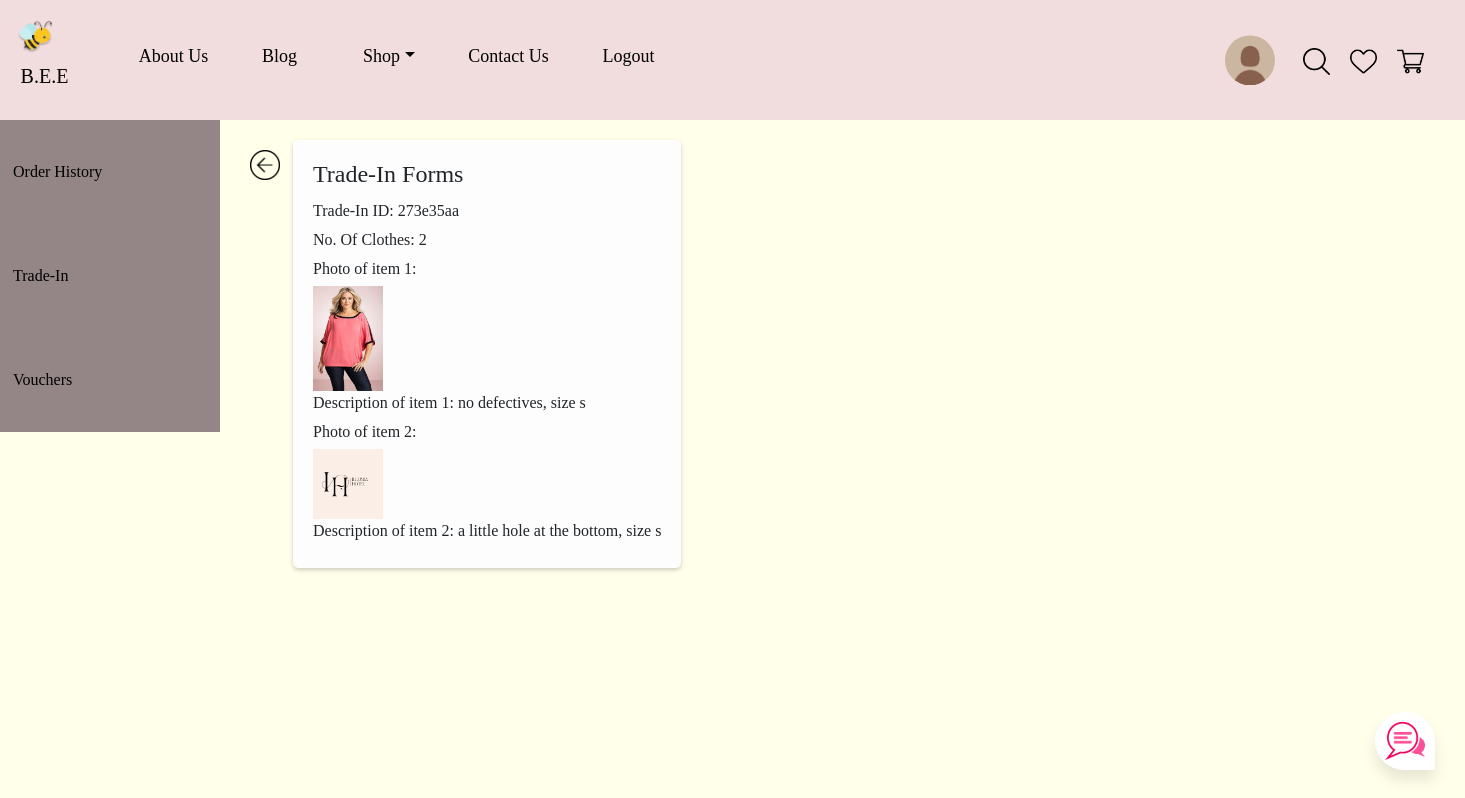
Page /user_retrieveform/273e35aa (signed in) on the committed database.
### tables this page shows
CREATE TABLE tradeinform (username VARCHAR(255) NOT NULL, no_of_clothes INT, tradein_pic LONGBLOB, description TEXT, datetime INT NOT NULL DEFAULT CURRENT_TIMESTAMP, tradein_id STRING);

### app.py (the view)
@app.route('/user_retrieveform/<tradein_id>')
@login_required
def user_retrieveform(tradein_id):
    con = sqlite3.connect('database.db')
    con.row_factory = sqlite3.Row
    cur = con.cursor()
    cur.execute('SELECT rowid, * FROM tradeinform WHERE tradein_id = ?', (tradein_id,))
    rows = cur.fetchall()
    cur.execute('SELECT rowid, * FROM tradeinform WHERE tradein_id = ?', (tradein_id,))
    rows = cur.fetchall()
    con.close()
    return render_template('user_retrieveform.html', rows=rows)

### app.py (called while the page is built)
def get_db():
    db = getattr(g, '_database', None)
    if db is None:
        db = g._database = sqlite3.connect('database.db')
    return db

@app.teardown_appcontext
def close_connection(exception):
    db = getattr(g, '_database', None)
    if db is not None:
        db.close()

@app.before_request
def load_logged_in_user():
    user_id = session.get('user_id')
    if user_id is None:
        g.user = None
    else:
        g.user = get_db().execute(
            'SELECT * FROM user WHERE user_id = ?', (user_id,)
        ).fetchone()

def login_required(view):
    @functools.wraps(view)
    def wrapped_view(**kwargs):
        if g.user is None:
            return redirect(url_for('login'))
        return view(**kwargs)
    return wrapped_view

### templates/user_retrieveform.html (shortened to what this page needs)
{% extends "base.html" %}
{% block content %}
<head>
    <link rel="stylesheet" type="text/css" href="/static/css/user_retrieveform.css">
</head>
<ul class="profilenav" style="float: left;">
    <li><a href="/order_history/{{ session['username'] }}">Order History</a></li>
    <li><a href="/view_tradeins/{{ session['username'] }}">Trade-In</a></li>
    <li><a href="/view_vouchers/{{ session['username'] }}">Vouchers</a></li>
</ul>
<div class="backbtn"><a href="/view_tradeins/{{ session['username'] }}" style="text-decoration: none;"><img src="/static/img/img_12.png" width="30px"></a></div>
<div style="float: left;margin-left:5%;">
  <div class="tradein-forms">
    <h1 class="display-4">Trade-In Forms</h1>
    <p>Trade-In ID: {{ rows[0][6] }}</p>
    <p>No. Of Clothes: {{ rows[0][2] }}</p>
    {% for row in rows %}
      <p>Photo of item {{ loop.index }}:</p>
      <img src="/static/img/{{ row['tradein_pic'] }}" class="img" width="70px" onclick="showImagePopup('/static/img/{{ row['tradein_pic'] }}')" />
      <p>Description of item {{ loop.index }}: {{ row['description'] }}</p>
    {% endfor %}
  </div>
</div>
{% endblock %}

### static/css/user_retrieveform.css (style rules this page uses)
body { background-color: #FFFFEA; }
.profilenav { list-style-type: none; margin: 0; padding: 0; width: 15%; background-color: #948686; position: sticky; height: 100%; overflow: auto; }
.profilenav li a { display: block; color: #000; padding: 40px 13px; text-decoration: none; }
.tradein-forms { margin-top: 20px; padding: 20px; background-color: #FDFDFD; border-radius: 5px; box-shadow: 0 2px 4px rgba(0, 0, 0, 0.2); }
.tradein-forms h1 { font-size: 24px; margin-bottom: 10px; }
.tradein-forms p { margin-bottom: 5px; }

### templates/base.html (style rules this page uses)
html { background-color: #ffffea; }
body { background-color: #FFFFEA; overflow-x: hidden; overflow-y: scroll; }
* { margin:0px; padding:0px; box-sizing: border-box; font-family: 'Anko'; }
::placeholder { text-align: center; color: gray; opacity: 1; }

### templates/user_retrieveform.html (style rules this page uses)
.backbtn { position: absolute; top: 150px; left: 250px; }

### rows in the picture
tradeinform: tradein "273e35aa", no_of_clothes "2", tradein_pic (picture), description "no defectives, size s"
tradeinform: tradein_pic (picture), description "a little hole at the bottom, size s"
